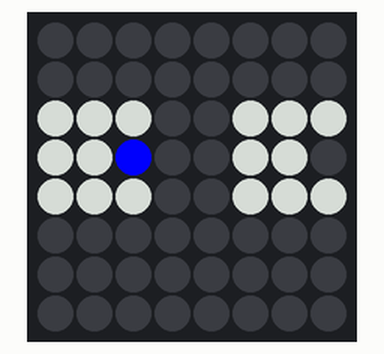
Recording of a program running on a simulated Raspberry Pi (BCM pin numbers) with a Sense HAT. Parts: the Sense HAT's 8×8 RGB LED matrix.

Above: at 0.1 s.
At 4.1 s:
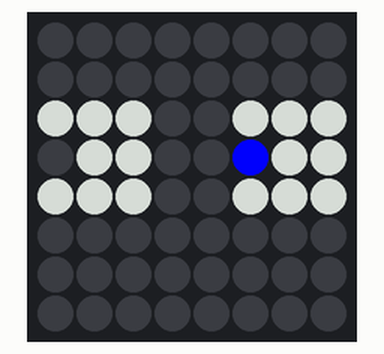

The program:

settingOrientation_senseHat.py
```python
from sense_hat import SenseHat
from time import sleep

sense = SenseHat()

w = (150, 150, 150)
b = (0, 0, 255)
e = (0, 0, 0)

image = [
    e,e,e,e,e,e,e,e,
    e,e,e,e,e,e,e,e,
    w,w,w,e,e,w,w,w,
    w,w,b,e,e,w,w,e,
    w,w,w,e,e,w,w,w,
    e,e,e,e,e,e,e,e,
    e,e,e,e,e,e,e,e,
    e,e,e,e,e,e,e,e
    ]

sense.set_pixels(image)

while True:
    sleep(4)
    sense.flip_h()
```

Measured:
- what the display in image 1 shows lasts 4.0 s, from 4.0 s to 8.0 s
